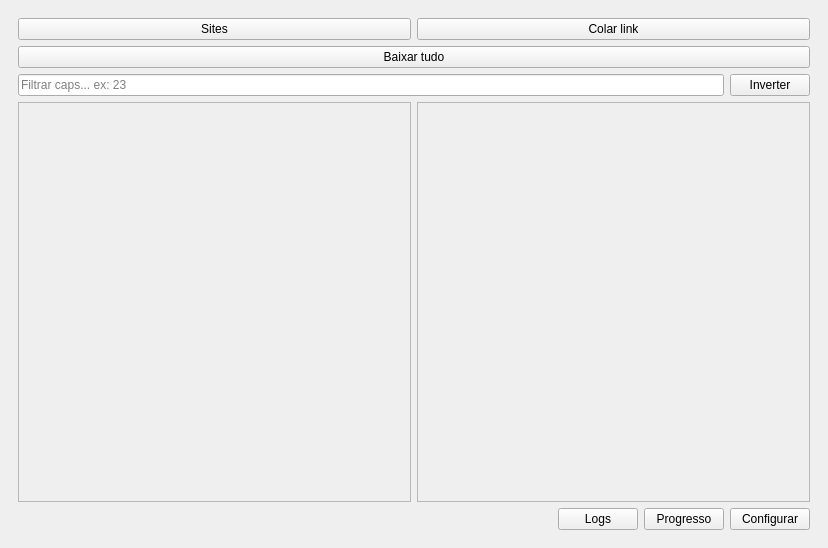
<?xml version="1.0" encoding="UTF-8"?>
<ui version="4.0">
 <class>MainWindow</class>
 <widget class="QMainWindow" name="MainWindow">
  <property name="geometry">
   <rect>
    <x>0</x>
    <y>0</y>
    <width>828</width>
    <height>548</height>
   </rect>
  </property>
  <property name="windowTitle">
   <string>PyTeste</string>
  </property>
  <property name="windowIcon">
   <iconset>
    <normaloff>icon.ico</normaloff>icon.ico</iconset>
  </property>
  <widget class="QWidget" name="centralwidget">
   <layout class="QHBoxLayout" name="horizontalLayout_4">
    <item>
     <widget class="QStackedWidget" name="pages">
      <property name="currentIndex">
       <number>0</number>
      </property>
      <widget class="QWidget" name="app">
       <layout class="QVBoxLayout" name="verticalLayout_5">
        <item>
         <layout class="QVBoxLayout" name="verticalLayout">
          <item>
           <layout class="QHBoxLayout" name="horizontalLayout">
            <item>
             <widget class="QPushButton" name="websites">
              <property name="text">
               <string>Sites</string>
              </property>
             </widget>
            </item>
            <item>
             <widget class="QPushButton" name="link">
              <property name="text">
               <string>Colar link</string>
              </property>
             </widget>
            </item>
           </layout>
          </item>
          <item>
           <widget class="QPushButton" name="downloadAll">
            <property name="text">
             <string>Baixar tudo</string>
            </property>
           </widget>
          </item>
         </layout>
        </item>
        <item>
         <layout class="QHBoxLayout" name="horizontalLayout_2">
          <property name="bottomMargin">
           <number>0</number>
          </property>
          <item>
           <widget class="QLineEdit" name="search">
            <property name="autoFillBackground">
             <bool>false</bool>
            </property>
            <property name="placeholderText">
             <string>Filtrar caps... ex: 23</string>
            </property>
           </widget>
          </item>
          <item>
           <widget class="QPushButton" name="invert">
            <property name="text">
             <string>Inverter</string>
            </property>
           </widget>
          </item>
         </layout>
        </item>
        <item>
         <layout class="QHBoxLayout" name="horizontalLayout_6">
          <property name="rightMargin">
           <number>0</number>
          </property>
          <property name="bottomMargin">
           <number>0</number>
          </property>
          <item>
           <widget class="QScrollArea" name="scrollArea">
            <property name="sizePolicy">
             <sizepolicy hsizetype="Expanding" vsizetype="Expanding">
              <horstretch>0</horstretch>
              <verstretch>0</verstretch>
             </sizepolicy>
            </property>
            <property name="widgetResizable">
             <bool>true</bool>
            </property>
            <widget class="QWidget" name="scrollAreaWidgetContents">
             <property name="geometry">
              <rect>
               <x>0</x>
               <y>0</y>
               <width>394</width>
               <height>350</height>
              </rect>
             </property>
             <layout class="QVBoxLayout" name="verticalLayout_4">
              <item>
               <layout class="QVBoxLayout" name="verticalChapter"/>
              </item>
             </layout>
            </widget>
           </widget>
          </item>
          <item>
           <widget class="QScrollArea" name="progress_scroll">
            <property name="widgetResizable">
             <bool>true</bool>
            </property>
            <widget class="QWidget" name="scrollAreaWidgetContents_3">
             <property name="geometry">
              <rect>
               <x>0</x>
               <y>0</y>
               <width>394</width>
               <height>350</height>
              </rect>
             </property>
             <layout class="QVBoxLayout" name="verticalLayout_3">
              <item>
               <layout class="QVBoxLayout" name="verticalProgress"/>
              </item>
             </layout>
            </widget>
           </widget>
          </item>
         </layout>
        </item>
        <item>
         <layout class="QHBoxLayout" name="horizontalLayout_3">
          <property name="bottomMargin">
           <number>0</number>
          </property>
          <item>
           <spacer name="horizontalSpacer">
            <property name="orientation">
             <enum>Qt::Horizontal</enum>
            </property>
            <property name="sizeHint" stdset="0">
             <size>
              <width>40</width>
              <height>20</height>
             </size>
            </property>
           </spacer>
          </item>
          <item>
           <widget class="QPushButton" name="logs">
            <property name="text">
             <string>Logs</string>
            </property>
           </widget>
          </item>
          <item>
           <widget class="QPushButton" name="progress">
            <property name="text">
             <string>Progresso</string>
            </property>
           </widget>
          </item>
          <item>
           <widget class="QPushButton" name="config">
            <property name="text">
             <string>Configurar</string>
            </property>
           </widget>
          </item>
         </layout>
        </item>
       </layout>
      </widget>
      <widget class="QWidget" name="loading">
       <layout class="QHBoxLayout" name="horizontalLayout_5">
        <item>
         <spacer name="horizontalSpacer_2">
          <property name="orientation">
           <enum>Qt::Horizontal</enum>
          </property>
          <property name="sizeHint" stdset="0">
           <size>
            <width>40</width>
            <height>20</height>
           </size>
          </property>
         </spacer>
        </item>
        <item>
         <layout class="QVBoxLayout" name="verticalLayout_21">
          <property name="rightMargin">
           <number>0</number>
          </property>
          <item>
           <spacer name="verticalSpacer_3">
            <property name="sizeHint" stdset="0">
             <size>
              <width>20</width>
              <height>40</height>
             </size>
            </property>
           </spacer>
          </item>
          <item>
           <layout class="QHBoxLayout" name="horizontalLayout_13">
            <property name="topMargin">
             <number>20</number>
            </property>
            <item>
             <spacer name="horizontalSpacer_5">
              <property name="orientation">
               <enum>Qt::Horizontal</enum>
              </property>
              <property name="sizeHint" stdset="0">
               <size>
                <width>40</width>
                <height>20</height>
               </size>
              </property>
             </spacer>
            </item>
            <item>
             <widget class="QLabel" name="label">
              <property name="font">
               <font>
                <pointsize>20</pointsize>
               </font>
              </property>
              <property name="text">
               <string>Buscando obra...</string>
              </property>
             </widget>
            </item>
            <item>
             <spacer name="horizontalSpacer_6">
              <property name="orientation">
               <enum>Qt::Horizontal</enum>
              </property>
              <property name="sizeHint" stdset="0">
               <size>
                <width>40</width>
                <height>20</height>
               </size>
              </property>
             </spacer>
            </item>
           </layout>
          </item>
          <item>
           <widget class="QProgressBar" name="progressBar">
            <property name="maximum">
             <number>0</number>
            </property>
            <property name="value">
             <number>0</number>
            </property>
            <property name="textVisible">
             <bool>false</bool>
            </property>
           </widget>
          </item>
          <item>
           <spacer name="verticalSpacer_2">
            <property name="sizeHint" stdset="0">
             <size>
              <width>20</width>
              <height>40</height>
             </size>
            </property>
           </spacer>
          </item>
         </layout>
        </item>
        <item>
         <spacer name="horizontalSpacer_3">
          <property name="orientation">
           <enum>Qt::Horizontal</enum>
          </property>
          <property name="sizeHint" stdset="0">
           <size>
            <width>40</width>
            <height>20</height>
           </size>
          </property>
         </spacer>
        </item>
       </layout>
      </widget>
      <widget class="QWidget" name="page">
       <layout class="QVBoxLayout" name="verticalLayout_6">
        <item>
         <layout class="QHBoxLayout" name="horizontalLayout_7">
          <item>
           <widget class="QPushButton" name="config_back">
            <property name="text">
             <string>Voltar</string>
            </property>
           </widget>
          </item>
          <item>
           <spacer name="horizontalSpacer_4">
            <property name="orientation">
             <enum>Qt::Horizontal</enum>
            </property>
            <property name="sizeHint" stdset="0">
             <size>
              <width>40</width>
              <height>20</height>
             </size>
            </property>
           </spacer>
          </item>
         </layout>
        </item>
        <item>
         <widget class="Line" name="line_2">
          <property name="orientation">
           <enum>Qt::Vertical</enum>
          </property>
         </widget>
        </item>
        <item>
         <widget class="QScrollArea" name="scrollArea_2">
          <property name="widgetResizable">
           <bool>true</bool>
          </property>
          <widget class="QWidget" name="scrollAreaWidgetContents_2">
           <property name="geometry">
            <rect>
             <x>0</x>
             <y>-479</y>
             <width>779</width>
             <height>994</height>
            </rect>
           </property>
           <layout class="QVBoxLayout" name="verticalLayout_7">
            <item>
             <layout class="QVBoxLayout" name="verticalLayout_2">
              <property name="topMargin">
               <number>0</number>
              </property>
              <item>
               <widget class="QLabel" name="language_label">
                <property name="text">
                 <string>Selecione a lingua:</string>
                </property>
               </widget>
              </item>
              <item>
               <widget class="QComboBox" name="langs">
                <property name="currentText">
                 <string>en</string>
                </property>
                <property name="currentIndex">
                 <number>0</number>
                </property>
                <item>
                 <property name="text">
                  <string>en</string>
                 </property>
                </item>
                <item>
                 <property name="text">
                  <string>pt_BR</string>
                 </property>
                </item>
                <item>
                 <property name="text">
                  <string>es</string>
                 </property>
                </item>
                <item>
                 <property name="text">
                  <string>fr</string>
                 </property>
                </item>
                <item>
                 <property name="text">
                  <string>de</string>
                 </property>
                </item>
                <item>
                 <property name="text">
                  <string>it</string>
                 </property>
                </item>
                <item>
                 <property name="text">
                  <string>ja</string>
                 </property>
                </item>
                <item>
                 <property name="text">
                  <string>zh_CN</string>
                 </property>
                </item>
                <item>
                 <property name="text">
                  <string>ru</string>
                 </property>
                </item>
                <item>
                 <property name="text">
                  <string>ar</string>
                 </property>
                </item>
               </widget>
              </item>
              <item>
               <layout class="QHBoxLayout" name="horizontalLayout_9">
                <property name="topMargin">
                 <number>0</number>
                </property>
                <item>
                 <layout class="QVBoxLayout" name="verticalLayout_8">
                  <property name="topMargin">
                   <number>0</number>
                  </property>
                  <item>
                   <widget class="QLabel" name="img_format">
                    <property name="text">
                     <string>Selecione o formato da imagem:</string>
                    </property>
                   </widget>
                  </item>
                  <item>
                   <widget class="QComboBox" name="format_img">
                    <item>
                     <property name="text">
                      <string>.jpg</string>
                     </property>
                    </item>
                    <item>
                     <property name="text">
                      <string>.png</string>
                     </property>
                    </item>
                    <item>
                     <property name="text">
                      <string>.webp</string>
                     </property>
                    </item>
                    <item>
                     <property name="text">
                      <string>.avif</string>
                     </property>
                    </item>
                   </widget>
                  </item>
                 </layout>
                </item>
                <item>
                 <layout class="QVBoxLayout" name="verticalLayout_9">
                  <item>
                   <widget class="QLabel" name="simul_label">
                    <property name="text">
                     <string>Downloads simultâneos:</string>
                    </property>
                   </widget>
                  </item>
                  <item>
                   <widget class="QSpinBox" name="simul_qtd">
                    <property name="minimum">
                     <number>1</number>
                    </property>
                    <property name="maximum">
                     <number>20</number>
                    </property>
                    <property name="value">
                     <number>3</number>
                    </property>
                   </widget>
                  </item>
                 </layout>
                </item>
               </layout>
              </item>
              <item>
               <widget class="QLabel" name="path_label">
                <property name="text">
                 <string>Defina o caminho dos arquivos:</string>
                </property>
               </widget>
              </item>
              <item>
               <layout class="QHBoxLayout" name="horizontalLayout_8">
                <property name="topMargin">
                 <number>0</number>
                </property>
                <item>
                 <widget class="QPushButton" name="open_folder">
                  <property name="text">
                   <string>Abrir a pasta</string>
                  </property>
                 </widget>
                </item>
                <item>
                 <widget class="QLineEdit" name="path">
                  <property name="enabled">
                   <bool>false</bool>
                  </property>
                 </widget>
                </item>
                <item>
                 <widget class="QPushButton" name="setSaveFolder">
                  <property name="minimumSize">
                   <size>
                    <width>0</width>
                    <height>0</height>
                   </size>
                  </property>
                  <property name="maximumSize">
                   <size>
                    <width>30</width>
                    <height>16777215</height>
                   </size>
                  </property>
                  <property name="text">
                   <string>...</string>
                  </property>
                 </widget>
                </item>
               </layout>
              </item>
              <item>
               <layout class="QVBoxLayout" name="verticalLayout_17">
                <property name="topMargin">
                 <number>20</number>
                </property>
               </layout>
              </item>
              <item>
               <widget class="QGroupBox" name="group_imgs">
                <property name="title">
                 <string>Agrupar Imagens (PDF/ZIP):</string>
                </property>
                <property name="flat">
                 <bool>true</bool>
                </property>
                <property name="checkable">
                 <bool>true</bool>
                </property>
                <property name="checked">
                 <bool>false</bool>
                </property>
                <layout class="QVBoxLayout" name="verticalLayout_18">
                 <item>
                  <widget class="QComboBox" name="group_imgs_combo">
                   <item>
                    <property name="text">
                     <string>.pdf</string>
                    </property>
                   </item>
                   <item>
                    <property name="text">
                     <string>.zip</string>
                    </property>
                   </item>
                  </widget>
                 </item>
                 <item>
                  <widget class="QCheckBox" name="replacegroupcheckBox">
                   <property name="text">
                    <string>Sobreescrever</string>
                   </property>
                  </widget>
                 </item>
                </layout>
               </widget>
              </item>
              <item>
               <layout class="QVBoxLayout" name="verticalLayout_16">
                <property name="topMargin">
                 <number>20</number>
                </property>
               </layout>
              </item>
              <item>
               <widget class="QGroupBox" name="slicer_box">
                <property name="minimumSize">
                 <size>
                  <width>0</width>
                  <height>0</height>
                 </size>
                </property>
                <property name="title">
                 <string>Slicer</string>
                </property>
                <property name="flat">
                 <bool>true</bool>
                </property>
                <property name="checkable">
                 <bool>true</bool>
                </property>
                <property name="checked">
                 <bool>false</bool>
                </property>
                <layout class="QVBoxLayout" name="verticalLayout_11">
                 <item>
                  <widget class="QLabel" name="slicer_height_label">
                   <property name="text">
                    <string>Rough Output Height:</string>
                   </property>
                  </widget>
                 </item>
                 <item>
                  <widget class="QDoubleSpinBox" name="slicer_height">
                   <property name="decimals">
                    <number>0</number>
                   </property>
                   <property name="maximum">
                    <double>999999999.000000000000000</double>
                   </property>
                  </widget>
                 </item>
                 <item>
                  <layout class="QHBoxLayout" name="horizontalLayout_10">
                   <property name="topMargin">
                    <number>0</number>
                   </property>
                   <item>
                    <layout class="QVBoxLayout" name="verticalLayout_10">
                     <property name="topMargin">
                      <number>0</number>
                     </property>
                     <item>
                      <widget class="QLabel" name="slicer_width_label">
                       <property name="text">
                        <string>Width Enforcement Type:</string>
                       </property>
                      </widget>
                     </item>
                     <item>
                      <widget class="QComboBox" name="slicer_width_select">
                       <item>
                        <property name="text">
                         <string>No Enforcement</string>
                        </property>
                       </item>
                       <item>
                        <property name="text">
                         <string>Automatic Uniform Width</string>
                        </property>
                       </item>
                       <item>
                        <property name="text">
                         <string>User Customized Width</string>
                        </property>
                       </item>
                      </widget>
                     </item>
                    </layout>
                   </item>
                   <item>
                    <layout class="QVBoxLayout" name="verticalLayout_12">
                     <property name="topMargin">
                      <number>0</number>
                     </property>
                     <item>
                      <widget class="QLabel" name="slicer_width_spin_label">
                       <property name="text">
                        <string>Manual Custom Width [in pixels]:</string>
                       </property>
                      </widget>
                     </item>
                     <item>
                      <widget class="QDoubleSpinBox" name="slicer_width_spin">
                       <property name="decimals">
                        <number>0</number>
                       </property>
                       <property name="maximum">
                        <double>999999999.000000000000000</double>
                       </property>
                      </widget>
                     </item>
                    </layout>
                   </item>
                  </layout>
                 </item>
                 <item>
                  <widget class="QLabel" name="slicer_detector_label">
                   <property name="text">
                    <string>Detector Type:</string>
                   </property>
                  </widget>
                 </item>
                 <item>
                  <widget class="QComboBox" name="slicer_detector_select">
                   <item>
                    <property name="text">
                     <string>Smart Pixel Comparison</string>
                    </property>
                   </item>
                   <item>
                    <property name="text">
                     <string>Direct Slicing</string>
                    </property>
                   </item>
                  </widget>
                 </item>
                 <item>
                  <layout class="QHBoxLayout" name="horizontalLayout_12">
                   <property name="topMargin">
                    <number>0</number>
                   </property>
                   <item>
                    <layout class="QVBoxLayout" name="verticalLayout_19">
                     <property name="topMargin">
                      <number>0</number>
                     </property>
                     <item>
                      <widget class="QLabel" name="slicer_detection_sensivity_label">
                       <property name="text">
                        <string>Object Detection Sensitivity [1-100%]</string>
                       </property>
                      </widget>
                     </item>
                     <item>
                      <widget class="QSpinBox" name="slicer_detection_sensivity">
                       <property name="minimum">
                        <number>1</number>
                       </property>
                       <property name="maximum">
                        <number>100</number>
                       </property>
                      </widget>
                     </item>
                    </layout>
                   </item>
                   <item>
                    <layout class="QVBoxLayout" name="verticalLayout_20">
                     <item>
                      <widget class="QLabel" name="slicer_scan_line_label">
                       <property name="text">
                        <string>Scan Line Step [1-25 in pixels]</string>
                       </property>
                      </widget>
                     </item>
                     <item>
                      <widget class="QSpinBox" name="slicer_scan_line">
                       <property name="minimum">
                        <number>1</number>
                       </property>
                       <property name="maximum">
                        <number>25</number>
                       </property>
                      </widget>
                     </item>
                    </layout>
                   </item>
                  </layout>
                 </item>
                 <item>
                  <widget class="QLabel" name="slicer_ignorable_margin_label">
                   <property name="text">
                    <string>Ignorable Horizontal Margins [in pixels]</string>
                   </property>
                  </widget>
                 </item>
                 <item>
                  <widget class="QSpinBox" name="slicer_ignorable_margin">
                   <property name="maximum">
                    <number>999999</number>
                   </property>
                  </widget>
                 </item>
                 <item>
                  <widget class="QCheckBox" name="replaceslicecheckBox">
                   <property name="text">
                    <string>Sobreescrever</string>
                   </property>
                  </widget>
                 </item>
                </layout>
               </widget>
              </item>
              <item>
               <layout class="QVBoxLayout" name="verticalLayout_14">
                <property name="topMargin">
                 <number>20</number>
                </property>
               </layout>
              </item>
              <item>
               <widget class="QGroupBox" name="external">
                <property name="title">
                 <string>external providers</string>
                </property>
                <property name="flat">
                 <bool>true</bool>
                </property>
                <property name="checkable">
                 <bool>true</bool>
                </property>
                <property name="checked">
                 <bool>false</bool>
                </property>
                <layout class="QVBoxLayout" name="verticalLayout_13">
                 <item>
                  <layout class="QHBoxLayout" name="horizontalLayout_11">
                   <property name="topMargin">
                    <number>0</number>
                   </property>
                   <item>
                    <widget class="QPushButton" name="open_external_folder">
                     <property name="text">
                      <string>PushButton</string>
                     </property>
                    </widget>
                   </item>
                   <item>
                    <widget class="QLineEdit" name="selected_external">
                     <property name="enabled">
                      <bool>false</bool>
                     </property>
                     <property name="readOnly">
                      <bool>false</bool>
                     </property>
                    </widget>
                   </item>
                   <item>
                    <widget class="QPushButton" name="select_external">
                     <property name="maximumSize">
                      <size>
                       <width>30</width>
                       <height>16777215</height>
                      </size>
                     </property>
                     <property name="text">
                      <string>...</string>
                     </property>
                    </widget>
                   </item>
                  </layout>
                 </item>
                </layout>
               </widget>
              </item>
              <item>
               <layout class="QVBoxLayout" name="verticalLayout_15">
                <property name="topMargin">
                 <number>20</number>
                </property>
               </layout>
              </item>
              <item>
               <widget class="QLabel" name="dev_label">
                <property name="text">
                 <string>Modo desenvolvedor:</string>
                </property>
               </widget>
              </item>
              <item>
               <widget class="QCheckBox" name="dev_check">
                <property name="text">
                 <string>Ativar</string>
                </property>
               </widget>
              </item>
              <item>
               <spacer name="verticalSpacer">
                <property name="sizeHint" stdset="0">
                 <size>
                  <width>20</width>
                  <height>40</height>
                 </size>
                </property>
               </spacer>
              </item>
             </layout>
            </item>
           </layout>
          </widget>
         </widget>
        </item>
       </layout>
      </widget>
     </widget>
    </item>
   </layout>
  </widget>
 </widget>
 <resources/>
 <connections/>
</ui>
